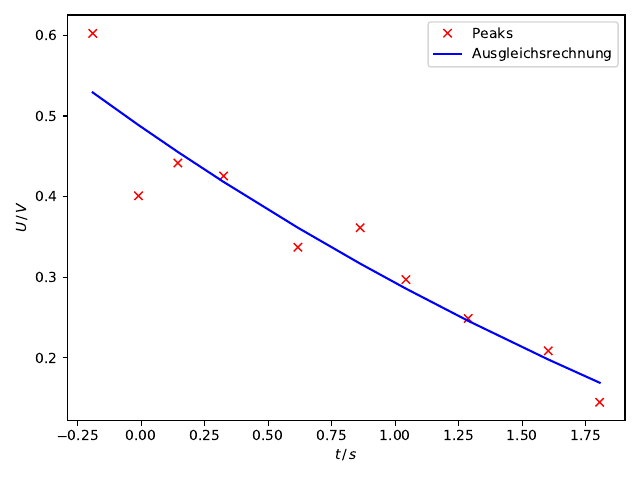

The script that saved this image:
import numpy as np
import matplotlib.pyplot as plt
from scipy import optimize
from scipy.optimize import curve_fit
from uncertainties import ufloat
import uncertainties.unumpy as unp
from scipy.signal import find_peaks
import csv

filename = 'scope_5.csv'

with open(filename) as csv_file:
    reader = csv.reader(csv_file, delimiter=',')
    header_row = next(reader)

    #for index, column_header in enumerate(header_row):
    #    print(index, column_header)

    second, volt = [],[]
    for row in reader:  
        sec1 = float(row[0])
        second.append(sec1)
        volt1 = float(row[1])
        volt.append(volt1)

peaks,_ = find_peaks(volt, height=0, distance = 2)
peaks2, _ = find_peaks(volt, height=0.1, distance=60)

pek = []
for i in range(0,len(peaks)):
    pek.append(volt[peaks[i]])

pek2 = []
for i in range(0,len(peaks)):
    pek2.append(second[peaks[i]])

pek3 = []
for i in range(0,len(peaks2)):
    pek3.append(volt[peaks2[i]])

pek4 = []
for i in range(0,len(peaks2)):
    pek4.append(second[peaks2[i]])

def fit(t, a, b, c):
    return a*np.exp(-(t)/b)+c

params, cov = curve_fit(fit, pek4, pek3)
err = np.sqrt(np.diag(abs(cov)))

a = ufloat(params[0], err[0])
b = ufloat(params[1], err[1])
c = ufloat(params[2], err[2])

print(a, b, c)

plt.plot(pek4, pek3, 'rx', label=r'Peaks')
pek5 = np.array(pek4)
plt.plot(pek4, fit(pek5, *params), 'b-', label='Ausgleichsrechnung')
plt.xlabel(r'$t \, / \, s$')
plt.ylabel(r'$U \, / \, V$')
plt.legend(loc='best')

plt.tight_layout()
plt.savefig('plot2.pdf')
